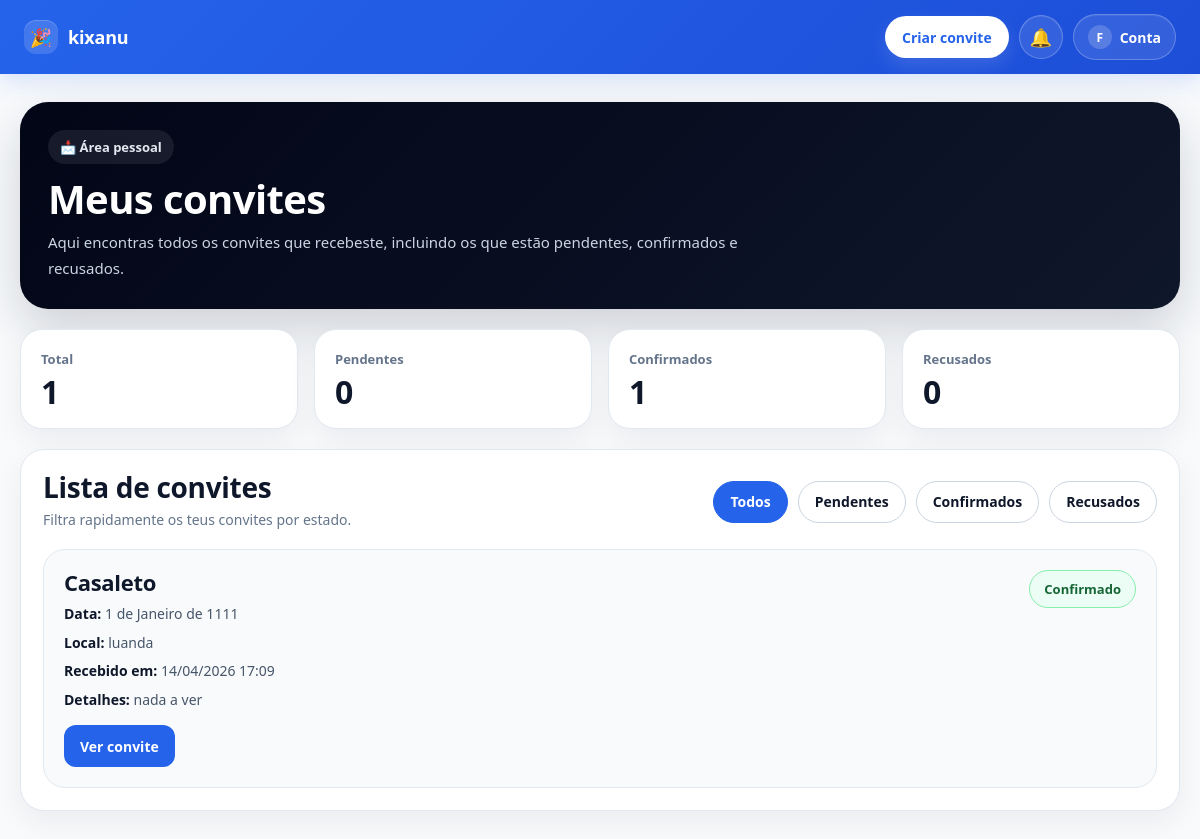
/my-invitations/ (signed in), run on the app's committed database.
### invitations/models.py (models this page shows, shortened)
class Invitation(models.Model):
    STATUS_CHOICES = [
        ('pending', 'Pendente'),
        ('accepted', 'Aceitou'),
        ('declined', 'Recusou'),
    ]
    event = models.ForeignKey(Event, on_delete=models.CASCADE)
    guest = models.ForeignKey(Guest, on_delete=models.CASCADE)
    status = models.CharField(max_length=10, choices=STATUS_CHOICES, default='pending')
    sent_at = models.DateTimeField(auto_now_add=True)
    class Meta:
        unique_together = ('event', 'guest')

### events/models.py (models this page shows, shortened)
class Event(models.Model):
    EVENT_TYPE_CHOICES = [
        ('aniversario', 'Aniversário'),
        ('casamento', 'Casamento'),
        ('noivado', 'Noivado'),
        ('baptizado', 'Baptizado'),
        ('cha_de_bebe', 'Chá de bebé'),
        ('formatura', 'Formatura'),
        ('conferencia', 'Conferência'),
        ('reuniao', 'Reunião'),
        ('evento_corporativo', 'Evento corporativo'),
        ('outro', 'Outro'),
    ]
    owner = models.ForeignKey(User, on_delete=models.CASCADE, null=True, blank=True)
    name = models.CharField(max_length=255)
    event_type = models.CharField(max_length=50, choices=EVENT_TYPE_CHOICES, default='outro')
    date = models.DateField()
    location = models.CharField(max_length=255, blank=True, null=True)
    description = models.TextField(blank=True, null=True)
    allowed_companions = models.PositiveIntegerField(default=0)

### invitations/views.py (the view)
# urls.py: path('my-invitations/', views.my_invitations, name='my_invitations'),
@login_required
def my_invitations(request):
    user_email = (request.user.email or '').strip().lower()
    status_filter = request.GET.get('status', '').strip()
    invitations = (
        Invitation.objects
        .filter(guest__email__iexact=user_email)
        .select_related('event', 'guest')
        .order_by('-sent_at')
    )
    if status_filter in ['pending', 'accepted', 'declined']:
        invitations = invitations.filter(status=status_filter)
    total_count = Invitation.objects.filter(
        guest__email__iexact=user_email
    ).count()
    pending_count = Invitation.objects.filter(
        guest__email__iexact=user_email,
        status='pending'
    ).count()
    accepted_count = Invitation.objects.filter(
        guest__email__iexact=user_email,
        status='accepted'
    ).count()
    declined_count = Invitation.objects.filter(
        guest__email__iexact=user_email,
        status='declined'
    ).count()
    return render(request, 'invitations/my_invitations.html', {
        'invitations': invitations,
        'status_filter': status_filter,
        'total_count': total_count,
        'pending_count': pending_count,
        'accepted_count': accepted_count,
        'declined_count': declined_count,
    })

### notifications/context_processors.py (called while the page is built)
def notification_count(request):
    if request.user.is_authenticated:
        notifications = Notification.objects.filter(
            user=request.user
        ).order_by('-created_at')
        unread_count = notifications.filter(is_read=False).count()
    else:
        notifications = Notification.objects.none()
        unread_count = 0
    return {
        'unread_notifications_count': unread_count,
        'notifications': notifications,
    }

### invitations/templates/invitations/my_invitations.html (shortened to what this page needs)
{% extends "base.html" %}
{% block content %}
<div class="page-shell">
    <section class="hero-card">
        <div class="hero-badge">📩 Área pessoal</div>
        <h1 class="hero-title">Meus convites</h1>
        <p class="hero-text">
            Aqui encontras todos os convites que recebeste, incluindo os que estão pendentes, confirmados e recusados.
        </p>
    </section>
    <section class="stats-grid">
        <div class="stat-card">
            <p class="stat-label">Total</p>
            <p class="stat-value">{{ total_count }}</p>
        </div>
        <div class="stat-card">
            <p class="stat-label">Pendentes</p>
            <p class="stat-value">{{ pending_count }}</p>
        </div>
        <div class="stat-card">
            <p class="stat-label">Confirmados</p>
            <p class="stat-value">{{ accepted_count }}</p>
        </div>
        <div class="stat-card">
            <p class="stat-label">Recusados</p>
            <p class="stat-value">{{ declined_count }}</p>
        </div>
    </section>
    <section class="content-card">
        <div class="toolbar">
            <div>
                <h2 class="section-title">Lista de convites</h2>
                <p class="section-text">Filtra rapidamente os teus convites por estado.</p>
            </div>
            <div class="filter-tabs">
                <a href="{% url 'my_invitations' %}" class="filter-tab {% if not status_filter %}active{% endif %}">
                    Todos
                </a>
                <a href="{% url 'my_invitations' %}?status=pending" class="filter-tab {% if status_filter == 'pending' %}active{% endif %}">
                    Pendentes
                </a>
                <a href="{% url 'my_invitations' %}?status=accepted" class="filter-tab {% if status_filter == 'accepted' %}active{% endif %}">
                    Confirmados
                </a>
                <a href="{% url 'my_invitations' %}?status=declined" class="filter-tab {% if status_filter == 'declined' %}active{% endif %}">
                    Recusados
                </a>
            </div>
        </div>
        {% if invitations %}
            <div class="invite-list">
                {% for invitation in invitations %}
                    <article class="invite-card">
                        <div>
                            <h3 class="invite-title">{{ invitation.event.name }}</h3>
                            <div class="invite-meta">
                                <p class="invite-meta-item">
                                    <span class="invite-meta-label">Data:</span>
                                    {{ invitation.event.date }}
                                </p>
                                <p class="invite-meta-item">
                                    <span class="invite-meta-label">Local:</span>
                                    {{ invitation.event.location|default:"Não informado" }}
                                </p>
                                <p class="invite-meta-item">
                                    <span class="invite-meta-label">Recebido em:</span>
                                    {{ invitation.sent_at|date:"d/m/Y H:i" }}
                                </p>
                                {% if invitation.event.description %}
                                    <p class="invite-meta-item">
                                        <span class="invite-meta-label">Detalhes:</span>
                                        {{ invitation.event.description }}
                                    </p>
                                {% endif %}
                            </div>
                            <div class="invite-actions">
                                <a href="{% url 'invite_status' invitation.guest.slug %}" class="invite-btn invite-btn-primary">
                                    Ver convite
                                </a>
                            </div>
                        </div>
                        <div>
                            {% if invitation.status == 'pending' %}
                                <span class="status-badge status-pending">Pendente</span>
                            {% elif invitation.status == 'accepted' %}
                                <span class="status-badge status-accepted">Confirmado</span>
                            {% elif invitation.status == 'declined' %}
                                <span class="status-badge status-declined">Recusado</span>
                            {% endif %}
                        </div>
                    </article>
                {% endfor %}
            </div>
        {% endif %}
    </section>
</div>
{% endblock %}

### templates/base.html (shortened to what this page needs)
<!DOCTYPE html>
<html lang="pt">
<head>
</head>
<body>
    <div class="navbar">
        <div class="nav-container">
            <a href="/" class="logo">
                <span class="logo-mark">🎉</span>
                <span class="logo-text">kixanu</span>
            </a>
            <div class="nav-links">
                <a href="/create/" class="nav-link-btn cta-btn">Criar convite</a>
                {% if request.user.is_authenticated %}
                    <div class="nav-popover-wrap">
                        <button
                            type="button"
                            class="icon-btn"
                            id="notificationsToggle"
                            aria-label="Abrir notificações"
                            aria-expanded="false"
                        >
                            🔔
                        </button>
                    </div>
                    <div class="nav-popover-wrap">
                        <button
                            type="button"
                            class="account-btn"
                            id="accountToggle"
                            aria-label="Abrir menu da conta"
                            aria-expanded="false"
                        >
                            <span class="account-avatar">
                                {{ request.user.username|slice:":1"|upper }}
                            </span>
                            <span>Conta</span>
                        </button>
                    </div>
                {% else %}
                    <a href="/login/" class="nav-link-btn ghost-btn">Entrar</a>
                {% endif %}
            </div>
        </div>
    </div>
    <div class="container">
        {% block content %}{% endblock %}
    </div>
</body>
</html>

### templates/base.html (style rules this page uses)
:root { --primary: #2563eb; --primary-dark: #1d4ed8; --dark: #0f172a; --text: #1e293b; --muted: #64748b; --border: #e2e8f0; --bg: #f8fafc; --card: #ffffff; --danger: #dc2626; }
* { box-sizing: border-box; }
html { scroll-behavior: smooth; }
body { margin: 0; font-family: "Segoe UI", Arial, sans-serif; background: var(--bg); color: var(--text); }
a { color: inherit; }
button { font-family: inherit; }
.navbar { background: linear-gradient(135deg, var(--primary), var(--primary-dark)); padding: 14px 24px; box-shadow: 0 8px 20px rgba(37, 99, 235, 0.15); position: sticky; top: 0; z-index: 1000; }
.nav-container { max-width: 1200px; margin: 0 auto; display: flex; align-items: center; justify-content: space-between; gap: 18px; }
.logo { display: inline-flex; align-items: center; gap: 10px; font-size: 18px; font-weight: 800; color: white; text-decoration: none; white-space: nowrap; letter-spacing: -0.2px; flex-shrink: 0; }
.logo-mark { width: 34px; height: 34px; border-radius: 12px; background: rgba(255, 255, 255, 0.14); display: inline-flex; align-items: center; justify-content: center; font-size: 18px; box-shadow: inset 0 1px 0 rgba(255,255,255,0.2); }
.logo-text { display: inline-block; line-height: 1; }
.nav-links { display: flex; align-items: center; gap: 10px; flex-wrap: wrap; }
.nav-link-btn { display: inline-flex; align-items: center; justify-content: center; min-height: 42px; padding: 10px 16px; border-radius: 999px; font-size: 14px; font-weight: 700; text-decoration: none; transition: 0.2s ease; white-space: nowrap; border: 1px solid transparent; cursor: pointer; }
.cta-btn { background: white; color: var(--primary); box-shadow: 0 8px 18px rgba(255,255,255,0.12); }
.nav-popover-wrap { position: relative; }
.icon-btn { position: relative; width: 44px; min-width: 44px; height: 44px; padding: 0; border-radius: 999px; background: rgba(255, 255, 255, 0.10); color: white; border: 1px solid rgba(255, 255, 255, 0.24); display: inline-flex; align-items: center; justify-content: center; cursor: pointer; transition: 0.2s ease; font-size: 18px; box-shadow: inset 0 1px 0 rgba(255,255,255,0.08); }
.account-btn { display: inline-flex; align-items: center; justify-content: center; min-height: 44px; padding: 10px 14px; border-radius: 999px; background: rgba(255, 255, 255, 0.10); color: white; border: 1px solid rgba(255, 255, 255, 0.24); cursor: pointer; transition: 0.2s ease; font-size: 14px; font-weight: 700; gap: 8px; box-shadow: inset 0 1px 0 rgba(255,255,255,0.08); }
.account-avatar { width: 24px; height: 24px; border-radius: 999px; background: rgba(255, 255, 255, 0.18); display: inline-flex; align-items: center; justify-content: center; font-size: 12px; font-weight: 800; }
.container { max-width: 1200px; margin: 0 auto; padding: 28px 20px 40px; }

### data on the page
Invitation: event.name "Casaleto", event "1 de Janeiro de 1111", event.location "luanda", sent_at "14/04/2026 17:09", event.description "nada a ver", status "Confirmado"

### other printed values
{{ request.user.username|slice:":1"|upper }} "F"
{{ total_count }} "1"
{{ pending_count }} "0"
{{ accepted_count }} "1"
{{ declined_count }} "0"
